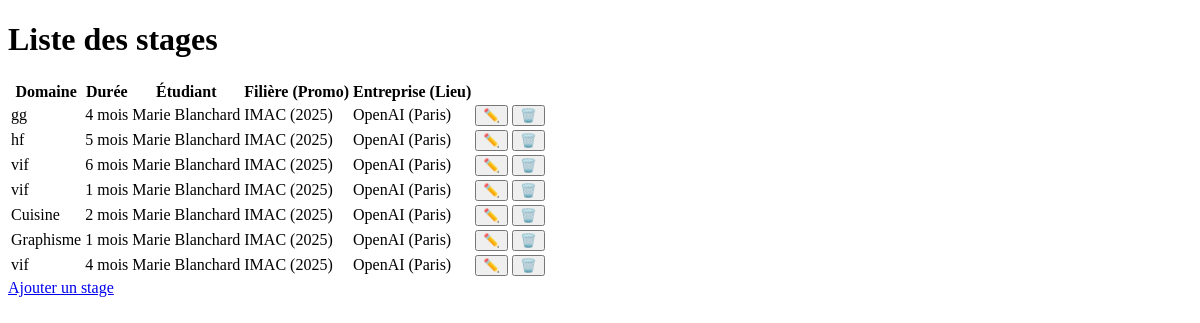
Before: / with the older database file.
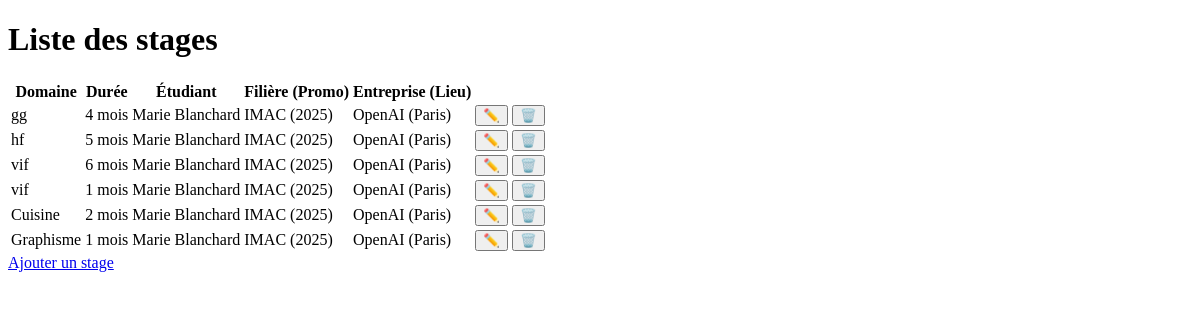
After: the same page with the newer database file.
### app/models.py (models this page shows)
class Stage(db.Model):
    __tablename__ = 'stage'
    id_stage = db.Column(db.Integer, primary_key=True)
    domaine = db.Column(db.String(100), nullable=False)
    duree = db.Column(db.Integer, nullable=False)
    id_etudiant = db.Column(db.Integer, db.ForeignKey('etudiant.id_etudiant'), nullable=False)
    id_entreprise = db.Column(db.Integer, db.ForeignKey('entreprise.id_entreprise'), nullable=False)

class Etudiant(db.Model):
    __tablename__ = 'etudiant'
    id_etudiant = db.Column(db.Integer, primary_key=True)
    nom_etudiant = db.Column(db.String(50), nullable=False)
    prenom = db.Column(db.String(50), nullable=False)
    filiere = db.Column(db.String(50), nullable=False)
    promo = db.Column(db.Integer, nullable=False)
    stages = db.relationship('Stage', backref='etudiant', lazy=True)

class Entreprise(db.Model):
    __tablename__ = 'entreprise'
    id_entreprise = db.Column(db.Integer, primary_key=True)
    nom_entreprise = db.Column(db.String(100), nullable=False)
    lieu = db.Column(db.String(100), nullable=False)
    stages = db.relationship('Stage', backref='entreprise', lazy=True)

### app/routes/stages.py (the view)
@stage_bp.route('/')
def liste_stages():
    sort = request.args.get('sort')
    if sort == 'desc':
        stages = Stage.query.order_by(Stage.duree.desc()).all()
    elif sort == 'asc':
        stages = Stage.query.order_by(Stage.duree.asc()).all()
    else:
        stages = Stage.query.all()
    return render_template('index.html', stages=stages)

### app/templates/index.html (shortened to what this page needs)
<!DOCTYPE html>
<html lang="fr">
<head>
</head>
<body>
    <h1>Liste des stages</h1>
    <table>
        <thead>
            <tr>
                <th>Domaine</th>
                <th>Durée</th>
                <th>Étudiant</th>
                <th>Filière (Promo)</th>
                <th>Entreprise (Lieu)</th>
            </tr>
        </thead>
        <tbody>
            {% for stage in stages %}
            <tr>
                <td>{{ stage.domaine }}</td>
                <td>{{ stage.duree }} mois</td>
                <td>{{ stage.etudiant.prenom }} {{ stage.etudiant.nom_etudiant }} </td>
                <td>{{ stage.etudiant.filiere }} ({{ stage.etudiant.promo }})</td>
                <td>{{ stage.entreprise.nom_entreprise }} ({{ stage.entreprise.lieu }})</td>
                <td>
                    <form action="{{ url_for('stage_bp.update_stage', stage_id=stage.id_stage) }}" method="get" style="display:inline;">
                        <button type="submit">
                            ✏️
                        </button>
                    </form>
                    <form action="{{ url_for('stage_bp.delete_stage', stage_id=stage.id_stage) }}" method="post" style="display:inline;">
                        <button type="submit" onclick="return confirm('Supprimer ce stage ?')">
                            🗑️
                        </button>
                    </form>
                </td>
            </tr>
            {% endfor %}
        </tbody>
    </table>
    <a href="./add_stage">Ajouter un stage</a>
</body>
</html>

Changed rows visible on the page:
removed Stage: domaine "vif", duree "4", etudiant.prenom "Marie", etudiant.nom_etudiant "Blanchard", etudiant.filiere "IMAC", etudiant.promo "2025", entreprise.nom_entreprise "OpenAI", entreprise.lieu "Paris"
